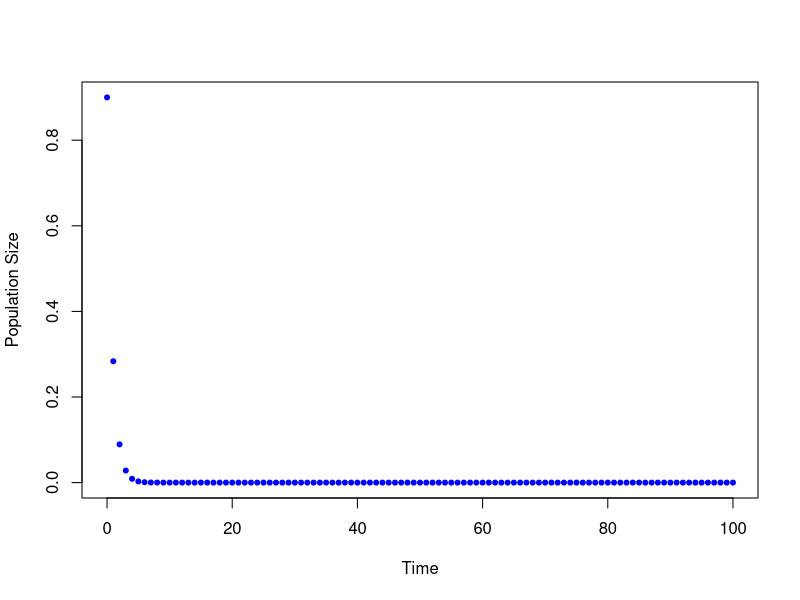

R code for this plot:
## ---- chunk 1
knitr::opts_chunk$set(echo = TRUE)
## ---- chunk 2
# At a rate of 3.6 the population of x reduces to zero.

R.calc <- expression(r * x_n * (1-x_n))
r <- 3.5
x_n <- 0.9
t <- seq(0,100,1)
R <- eval(R.calc)
geo.grow <- expression(R^t*x_n)
pop.dyn <- eval(geo.grow)
plot(t,pop.dyn,pch=20,col="blue",xlab="Time",ylab="Population Size")

